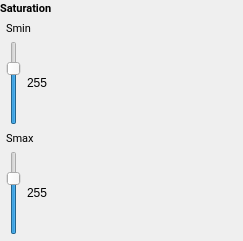
                     <widget class="QFrame" name="saturation">
                      <property name="frameShape">
                       <enum>QFrame::Shape::NoFrame</enum>
                      </property>
                      <layout class="QVBoxLayout" name="verticalLayout_118">
                       <property name="spacing">
                        <number>0</number>
                       </property>
                       <property name="leftMargin">
                        <number>0</number>
                       </property>
                       <property name="topMargin">
                        <number>0</number>
                       </property>
                       <property name="rightMargin">
                        <number>0</number>
                       </property>
                       <property name="bottomMargin">
                        <number>0</number>
                       </property>
                       <item>
                        <widget class="QFrame" name="satHeader">
                         <property name="frameShape">
                          <enum>QFrame::Shape::NoFrame</enum>
                         </property>
                         <layout class="QHBoxLayout" name="horizontalLayout_151">
                          <property name="spacing">
                           <number>0</number>
                          </property>
                          <property name="leftMargin">
                           <number>0</number>
                          </property>
                          <property name="topMargin">
                           <number>0</number>
                          </property>
                          <property name="rightMargin">
                           <number>0</number>
                          </property>
                          <property name="bottomMargin">
                           <number>0</number>
                          </property>
                          <item>
                           <widget class="QLabel" name="satTitle">
                            <property name="font">
                             <font>
                              <family>Roboto</family>
                              <pointsize>8</pointsize>
                              <bold>true</bold>
                             </font>
                            </property>
                            <property name="text">
                             <string>Saturation</string>
                            </property>
                           </widget>
                          </item>
                          <item>
                           <spacer name="satHeaderSlider">
                            <property name="orientation">
                             <enum>Qt::Orientation::Vertical</enum>
                            </property>
                            <property name="sizeHint" stdset="0">
                             <size>
                              <width>191</width>
                              <height>15</height>
                             </size>
                            </property>
                           </spacer>
                          </item>
                         </layout>
                        </widget>
                       </item>
                       <item>
                        <widget class="QFrame" name="satValues">
                         <property name="frameShape">
                          <enum>QFrame::Shape::NoFrame</enum>
                         </property>
                         <layout class="QVBoxLayout" name="verticalLayout_119">
                          <property name="leftMargin">
                           <number>6</number>
                          </property>
                          <property name="topMargin">
                           <number>6</number>
                          </property>
                          <property name="rightMargin">
                           <number>6</number>
                          </property>
                          <property name="bottomMargin">
                           <number>6</number>
                          </property>
                          <item>
                           <layout class="QVBoxLayout" name="satMin">
                            <item>
                             <widget class="QLabel" name="satMinLabel">
                              <property name="font">
                               <font>
                                <family>Roboto</family>
                                <pointsize>8</pointsize>
                               </font>
                              </property>
                              <property name="text">
                               <string>Smin</string>
                              </property>
                              <property name="scaledContents">
                               <bool>true</bool>
                              </property>
                             </widget>
                            </item>
                            <item>
                             <widget class="QFrame" name="satMinContents">
                              <property name="frameShape">
                               <enum>QFrame::Shape::NoFrame</enum>
                              </property>
                              <layout class="QHBoxLayout" name="horizontalLayout_152">
                               <property name="spacing">
                                <number>6</number>
                               </property>
                               <property name="leftMargin">
                                <number>0</number>
                               </property>
                               <property name="topMargin">
                                <number>0</number>
                               </property>
                               <property name="rightMargin">
                                <number>0</number>
                               </property>
                               <property name="bottomMargin">
                                <number>0</number>
                               </property>
                               <item>
                                <widget class="QSlider" name="satMinSlider">
                                 <property name="cursor">
                                  <cursorShape>PointingHandCursor</cursorShape>
                                 </property>
                                 <property name="maximum">
                                  <number>180</number>
                                 </property>
                                 <property name="value">
                                  <number>127</number>
                                 </property>
                                 <property name="tickPosition">
                                  <enum>QSlider::TickPosition::NoTicks</enum>
                                 </property>
                                 <property name="tickInterval">
                                  <number>10</number>
                                 </property>
                                </widget>
                               </item>
                               <item>
                                <widget class="QLabel" name="satMinValue">
                                 <property name="text">
                                  <string>255</string>
                                 </property>
                                 <property name="scaledContents">
                                  <bool>true</bool>
                                 </property>
                                </widget>
                               </item>
                              </layout>
                             </widget>
                            </item>
                           </layout>
                          </item>
                          <item>
                           <layout class="QVBoxLayout" name="satMax">
                            <item>
                             <widget class="QLabel" name="satMaxLabel">
                              <property name="font">
                               <font>
                                <family>Roboto</family>
                                <pointsize>8</pointsize>
                               </font>
                              </property>
                              <property name="text">
                               <string>Smax</string>
                              </property>
                              <property name="scaledContents">
                               <bool>true</bool>
                              </property>
                             </widget>
                            </item>
                            <item>
                             <widget class="QFrame" name="satMaxContents">
                              <property name="frameShape">
                               <enum>QFrame::Shape::NoFrame</enum>
                              </property>
                              <layout class="QHBoxLayout" name="horizontalLayout_153">
                               <property name="spacing">
                                <number>6</number>
                               </property>
                               <property name="leftMargin">
                                <number>0</number>
                               </property>
                               <property name="topMargin">
                                <number>0</number>
                               </property>
                               <property name="rightMargin">
                                <number>0</number>
                               </property>
                               <property name="bottomMargin">
                                <number>0</number>
                               </property>
                               <item>
                                <widget class="QSlider" name="satMaxSlider">
                                 <property name="cursor">
                                  <cursorShape>PointingHandCursor</cursorShape>
                                 </property>
                                 <property name="maximum">
                                  <number>180</number>
                                 </property>
                                 <property name="value">
                                  <number>127</number>
                                 </property>
                                 <property name="tickPosition">
                                  <enum>QSlider::TickPosition::NoTicks</enum>
                                 </property>
                                 <property name="tickInterval">
                                  <number>10</number>
                                 </property>
                                </widget>
                               </item>
                               <item>
                                <widget class="QLabel" name="satMaxValue">
                                 <property name="text">
                                  <string>255</string>
                                 </property>
                                 <property name="scaledContents">
                                  <bool>true</bool>
                                 </property>
                                </widget>
                               </item>
                              </layout>
                             </widget>
                            </item>
                           </layout>
                          </item>
                         </layout>
                        </widget>
                       </item>
                      </layout>
                     </widget>
